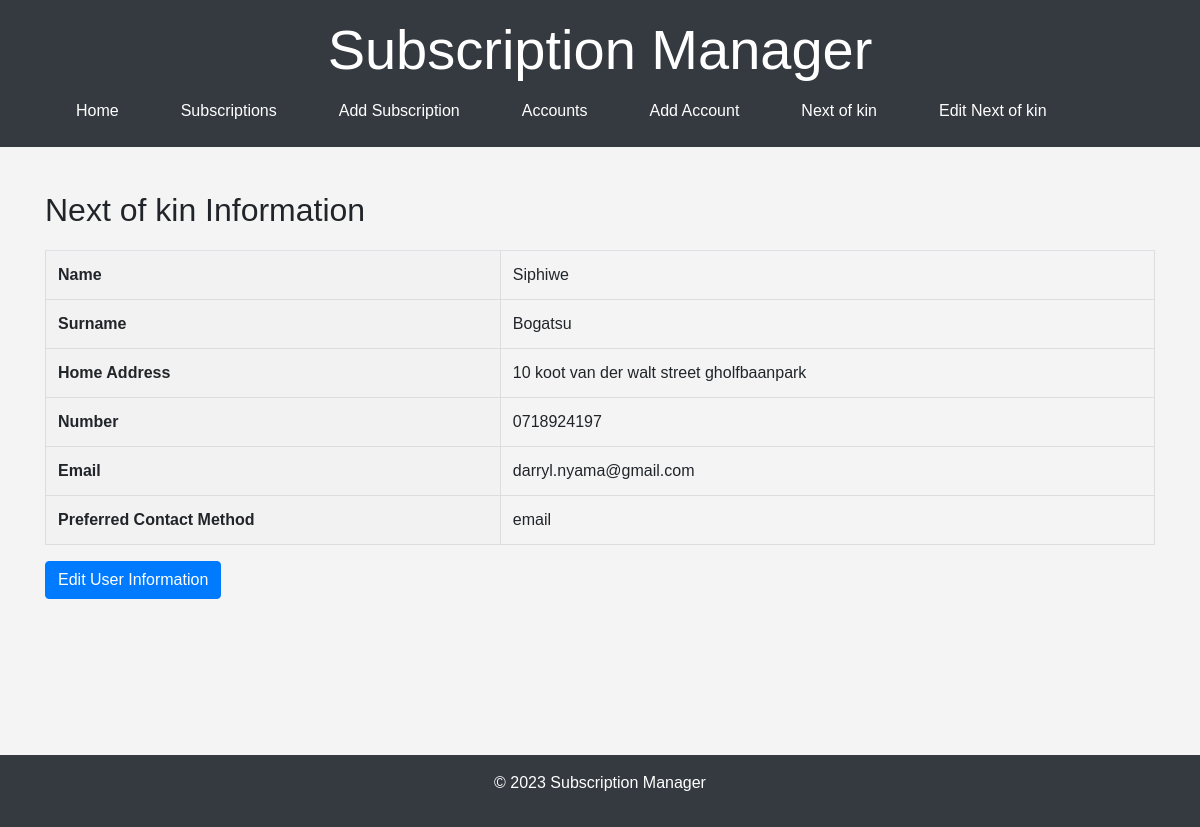
The page /user/ on the database its author committed.
### models.py (models this page shows)
class User(Base):
    __tablename__ = "users"
    id = Column(Integer, primary_key=True, index=True)
    name = Column(String)
    surname = Column(String)
    home_address = Column(String)
    number = Column(String)
    email = Column(String)
    preferred_contact_method = Column(String)

### main.py (the view)
@app.get("/user/")
def get_user(request: Request, db: Session = Depends(get_db)):
    try:
        user = crud.get_user(db)
        return templates.TemplateResponse("user.html", {"request": request, "user": user})
    except Exception as e:
        logging.error(f"Error fetching user data: {e}")
        raise HTTPException(status_code=500, detail="Internal Server Error")

### Templates/user.html
{% extends "base.html" %}
{% block content %}
<h2>Next of kin Information</h2>
{% if user %}
<table class="table">
    <tr>
        <th>Name</th>
        <td>{{ user.name }}</td>
    </tr>
    <tr>
        <th>Surname</th>
        <td>{{ user.surname }}</td>
    </tr>
    <tr>
        <th>Home Address</th>
        <td>{{ user.home_address }}</td>
    </tr>
    <tr>
        <th>Number</th>
        <td>{{ user.number }}</td>
    </tr>
    <tr>
        <th>Email</th>
        <td>{{ user.email }}</td>
    </tr>
    <tr>
        <th>Preferred Contact Method</th>
        <td>{{ user.preferred_contact_method }}</td>
    </tr>
</table>
<a href="/user/edit/" class="btn btn-primary">Edit User Information</a>
{% else %}
<p>No user information available.</p>
<a href="/user/edit/" class="btn btn-primary">Add User Information</a>
{% endif %}
{% endblock %}

### Static/css/styles.css (style rules this page uses)
body { font-family: Arial, sans-serif; margin: 0; padding: 0; background-color: #f4f4f4; }
table { width: 100%; border-collapse: collapse; margin: 20px 0; }
table, th, td { border: 1px solid #ddd; padding: 8px; }
th { background-color: #f2f2f2; }

### rows shown on the page
User: name "Siphiwe", surname "Bogatsu", home_address "10 koot van der walt street gholfbaanpark", number "0718924197", email "darryl.nyama@gmail.com", preferred_contact_method "email"
